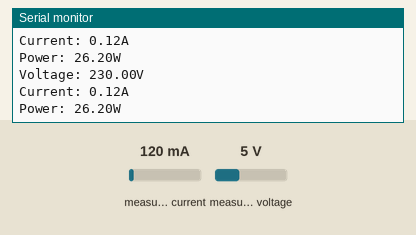
Recording of a sketch running on a simulated Arduino Mega 2560, built with avr-gcc and run on an emulated ATmega2560. Shown: the last lines printed to the serial monitor. The inputs (shaded band) are chosen by the test bench; at power-on: measured current 120 mA, measured voltage 5 V.

Above: at 1.2 s.
1.3 s: measured current set to 40 mA
At 1.8 s:
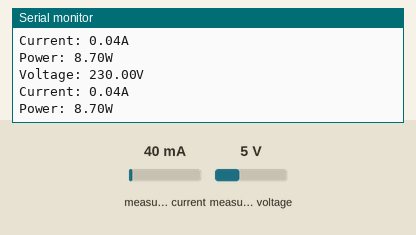
4.3 s: measured voltage set to 0.3 V
At 4.9 s:
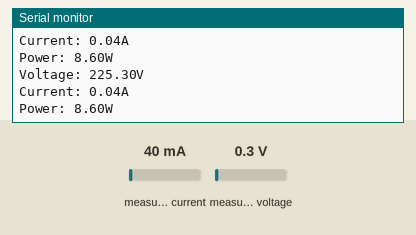
7.3 s: measured voltage set to 3.8 V
At 7.46 s:
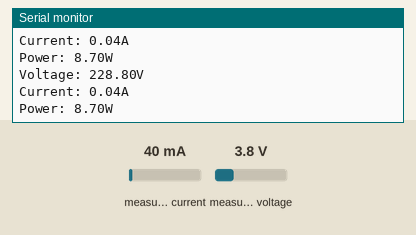
10.3 s: measured voltage set to 7.5 V
16.3 s: measured voltage set to 11.2 V
At 17.0 s:
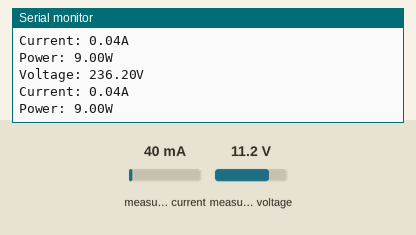
19.3 s: measured voltage set to 14.7 V
At 19.41 s:
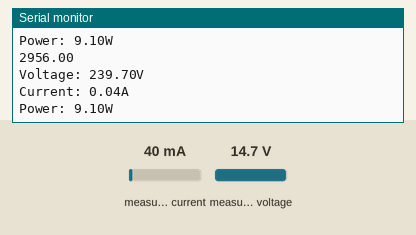
Timing chart, 0 to 22.3 s (numbered marks = the images above; inputs shaded):
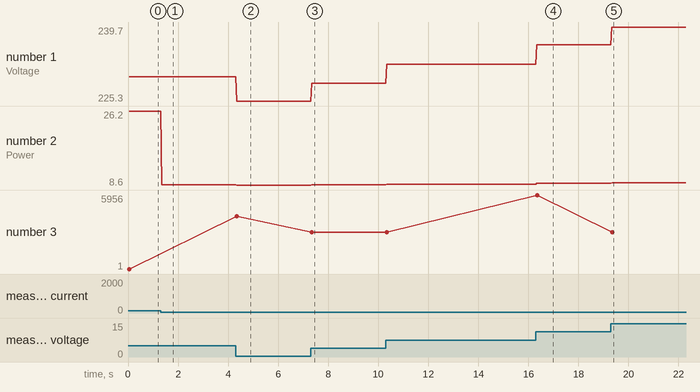

Measured:
- after the input at 1.3 s, the serial monitor: prints a new line after 0.05 s (image 1)
- after the input at 4.3 s, the serial monitor: prints a new line at once (image 2)
- after the input at 7.3 s, the serial monitor: prints a new line at once (image 3)
- after the input at 16.3 s, the serial monitor: prints a new line at once (image 4)
- after the input at 19.3 s, the serial monitor: prints a new line at once (image 5)
- plotted number 1: 230 → 225.3 after the input at 4.3 s, 225.3 → 228.8 after the input at 7.3 s, 228.8 → 232.5 after the input at 10.3 s, 232.5 → 236.2 after the input at 16.3 s, 236.2 → 239.7 after the input at 19.3 s
- plotted number 2: 26.2 → 8.7 after the input at 1.3 s, 8.7 → 8.6 after the input at 4.3 s, 8.7 → 8.8 after the input at 10.3 s, 8.8 → 9 after the input at 16.3 s, 9 → 9.1 after the input at 19.3 s
- plotted number 3: 1 → 4255 after the input at 4.3 s, 4255 → 2957 after the input at 7.3 s, 2957 → 2956 after the input at 10.3 s, 2956 → 5956 after the input at 16.3 s, 5956 → 2956 after the input at 19.3 s

The sketch:

pzem.ino
```cpp
#include <Arduino.h>
#include <PZEM004Tv30.h>

PZEM004Tv30 pzem(Serial2, 16, 17);


float times = 0;
float old_Voltage = 0;
bool ms = true;


void setup() {
  // Debugging Serial port
  Serial.begin(115200);

  // Uncomment in order to reset the internal energy counter
  // pzem.resetEnergy()
}

void loop() {
  // Print the custom address of the PZEM
  //Serial.print("Custom Address:");
  //Serial.println(pzem.readAddress(), HEX);

  // Read the data from the sensor
  float voltage = pzem.voltage();
  float current = pzem.current();
  float power = pzem.power();

  //float energy = pzem.energy();
  //float frequency = pzem.frequency();
  //float pf = pzem.pf();

  if (ms) {
    times = millis();
    ms = false;
  }

  // Check if the data is valid
  if (isnan(voltage)) {
    Serial.println("Error reading voltage");
  } else if (isnan(current)) {
    Serial.println("Error reading current");
  } else if (isnan(power)) {
    Serial.println("Error reading power");
    //    } else if (isnan(energy)) {
    //        Serial.println("Error reading energy");
    //    } else if (isnan(frequency)) {
    //        Serial.println("Error reading frequency");
    //    } else if (isnan(pf)) {
    //        Serial.println("Error reading power factor");
  } else {

    // Print the values to the Serial console
    Serial.print("Voltage: ");      Serial.print(voltage);      Serial.println("V");
    Serial.print("Current: ");      Serial.print(current);      Serial.println("A");
    Serial.print("Power: ");        Serial.print(power);        Serial.println("W");
    //        Serial.print("Energy: ");       Serial.print(energy,3);     Serial.println("kWh");
    //        Serial.print("Frequency: ");    Serial.print(frequency, 1); Serial.println("Hz");
    //        Serial.print("PF: ");           Serial.println(pf);

  }

  if (old_Voltage != voltage) {


    Serial.println();
    Serial.println();
    Serial.println(millis() - times);
    Serial.println();
    Serial.println();

    old_Voltage = voltage;
    ms = true;

  }


  Serial.println();
  //delay(100);
}
```
